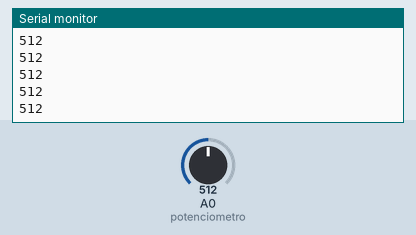
Simulated run of this sketch. Board: Arduino Uno, built with avr-gcc and run on an emulated ATmega328P. Shown: the last lines printed to the serial monitor. The inputs (shaded band) are chosen by the test bench; at power-on: A0 (potenciometro) = 512.

Above: at 1.2 s.
1.3 s: A0 (potenciometro) set to 716
At 1.32 s:
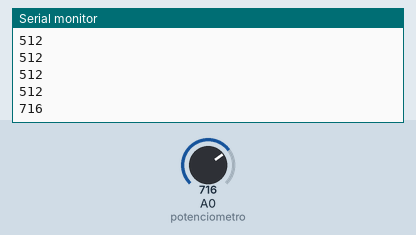
2.8 s: A0 (potenciometro) set to 900
At 2.83 s:
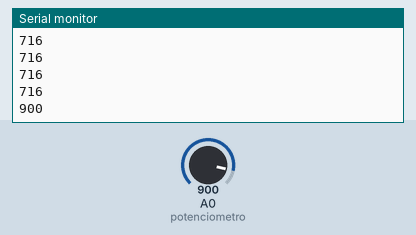
Timing chart, 0 to 5.8 s (numbered marks = the images above; inputs shaded):
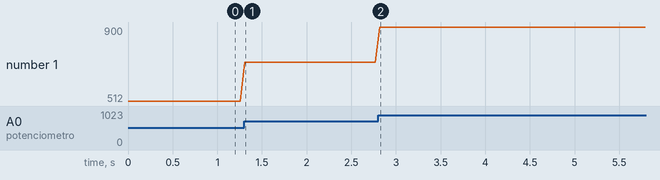

The sketch:

potenciomentroJs.ino
```cpp
//===============================================
//Interação com potenciometro e web browser
//Autor: Iury Anderson Fernandes Coelho
//Revisado em: 12/10/2019
//===============================================

#define potenciometro A0
int valorPot;
int mapPot;

void setup() {
  Serial.begin(9600);
  pinMode(potenciometro,INPUT);
}

void loop() {
  valorPot = analogRead(potenciometro);
  mapPot = map(valorPot, 0, 255, 0, 255);
  Serial.println(mapPot);
  delay(50);
}
```

Measured:
- after the input at 1.3 s, the serial monitor: prints a new line at once (image 1)
- after the input at 2.8 s, the serial monitor: prints a new line at once (image 2)
- plotted number 1: 512 → 716 after the input at 1.3 s, 716 → 900 after the input at 2.8 s
